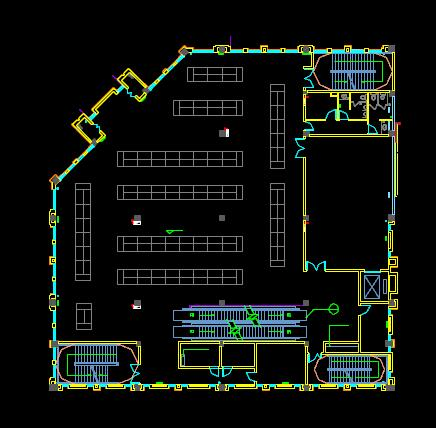
#> input picture resources/detect45.jpg, 436 x 428 px, found by its file name
$ python fillImg.py   (older library calls are emulated)
#> lines starting #> are read from the running program, lines starting #| are printed output that depends on the picture; after the words box and inside, x2 and y2 are one past the last pixel; in counts of white or black regions, pixels touching at a corner belong together
import cv2
import numpy as np
# [29 lines left out: functions draw_contours, draw_min_rect_circle, draw_approx_hull_polygon, not called in this run]


def runContours(image):
	edge=np.copy(image)
	thrs1 = cv2.getTrackbarPos('thrs1', 'edge')
	thrs2 = cv2.getTrackbarPos('thrs2', 'edge')
	#image=cv2.cvtColor(edge,cv2.COLOR_BGR2GRAY)
	thresh = cv2.Canny(edge, 1, 2, edge, 3, True)
	thresh, contours, hierarchy = cv2.findContours(thresh, cv2.RETR_LIST, cv2.CHAIN_APPROX_TC89_L1)
	for ct in contours:
		cv2.drawContours(image, ct, 0, (255,255,255) ,thickness=1)
	cv2.imshow("imgWithC  ontours",image)
	cv2.waitKey(0)


def openImg():
	img= cv2.imread('H:\Codes\IntelligentBuildingPerformanceDesign\\resources\detect45.jpg')
#> img is the input picture: shape (428, 436, 3); mean B, G, R 16, 19.9, 16.3
	return img

# [25 lines left out: functions runfilter, floodfillPlan, not called in this run]

def blurImg(img):
	cv2.imshow('origin', img)
	gray=np.copy(img)
	gray=cv2.cvtColor(img,cv2.COLOR_BGR2GRAY)
	gradX = cv2.Sobel(gray, ddepth = cv2.CV_32F, dx = 1, dy = 0, ksize = -1)
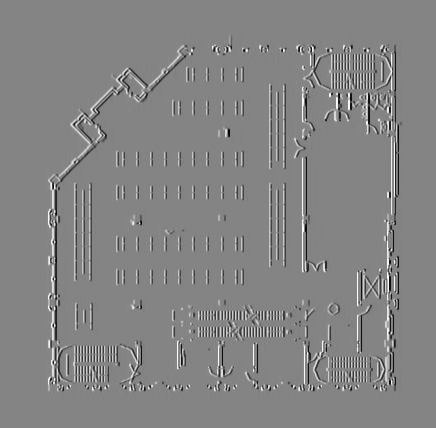
#> gradX: shape (428, 436) float32; min -3998, max 3712, mean 0; drawn with min black and max white
	gradY = cv2.Sobel(gray, ddepth = cv2.CV_32F, dx = 0, dy = 1, ksize = -1)
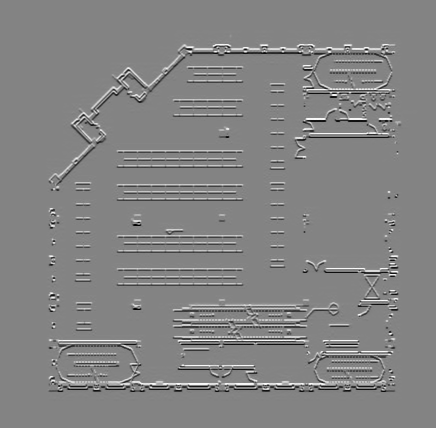
#> gradY: shape (428, 436) float32; min -4017, max 3745, mean 0; drawn with min black and max white
	gradient = cv2.subtract(gradX, gradY)
	gradient = cv2.convertScaleAbs(gradient)
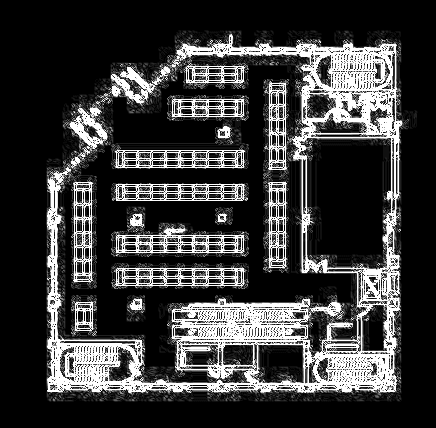
#> gradient: shape (428, 436); min 0, max 255, mean 57.9
	blurred = cv2.blur(gradient, (2, 2))
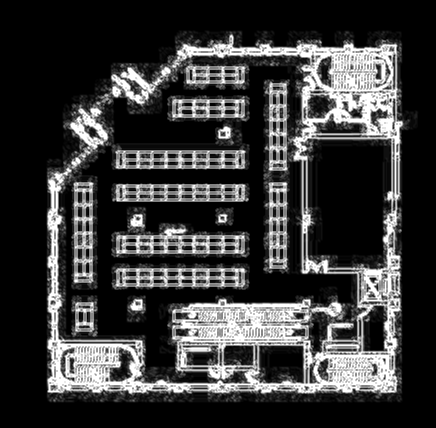
#> blurred: shape (428, 436); min 0, max 255, mean 58
	(_, thresh) = cv2.threshold(blurred, 225, 255, cv2.THRESH_BINARY)
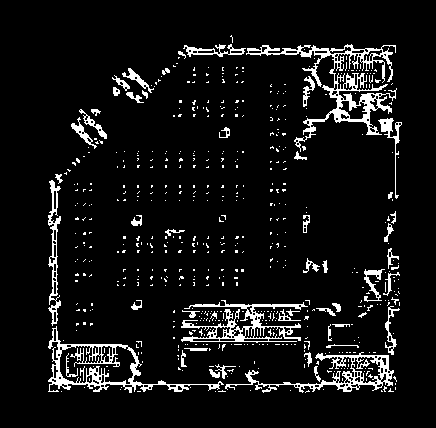
#> thresh: shape (428, 436); 7.6% white in thin lines or dots, all inside (x1, y1, x2, y2) = (48, 35, 402, 393)
	#cv2.imshow('gray', blurred)
	img_dilation=dilation(blurred)
	#for i in range(10):
	cv2.waitKey(0)
	return img_dilation

def dilation(img):
	kernel = np.ones((2,2), np.uint8)
	img_dilation = cv2.dilate(img, kernel, iterations=1)
	cv2.imshow('Dilation', img_dilation)
	return img_dilation

# [56 lines left out: functions extractObjectByColor, find_squares, approxPolyDPtext, not called in this run]

if __name__ == '__main__':
	img=openImg()
	# [4 lines of commented-out code are left out]
	runContours(blurImg(img))
#> in runContours, `thresh = cv2.Canny(edge, 1, 2, edge, 3, True)`:
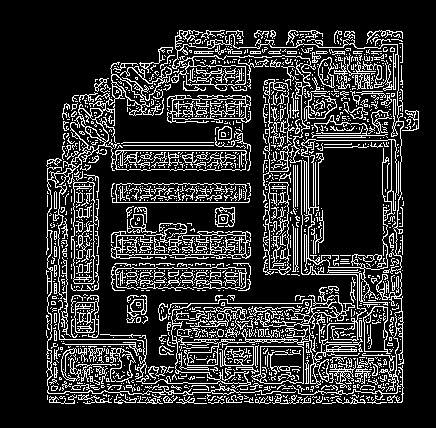
#> thresh: shape (428, 436); 17.8% white in thin lines or dots, all inside (x1, y1, x2, y2) = (46, 30, 419, 404)
#> in runContours, `thresh, contours, hierarchy = cv2.findContours(thresh, cv2.RETR_LIST, ..`: contours = 2411 contours, 2165 with area under 20; largest, box (x1, y1, x2, y2) and area: (301, 139, 397, 306) 10512, (301, 139, 392, 270) 9914, (171, 30, 404, 388) 9094, (171, 299, 314, 344) 4702, (46, 62, 296, 396) 4690
#> the loop in runContours, `for ct in contours:` made 2411 passes
#> ct on passes 1 to 3: [[395, 402]], [[332, 402], [322, 403], [332, 402], [335, 402]], [[312, 403], [314, 403]]
#> after the loop in runContours, `for ct in contours:`:
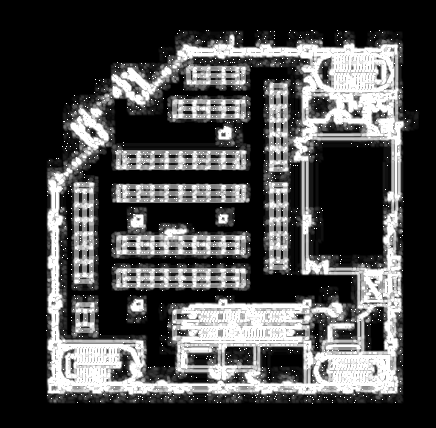
#> image: shape (428, 436); min 0, max 255, mean 72.2

pass

$ run again, with resources/detect2.jpg copied over resources/detect45.jpg
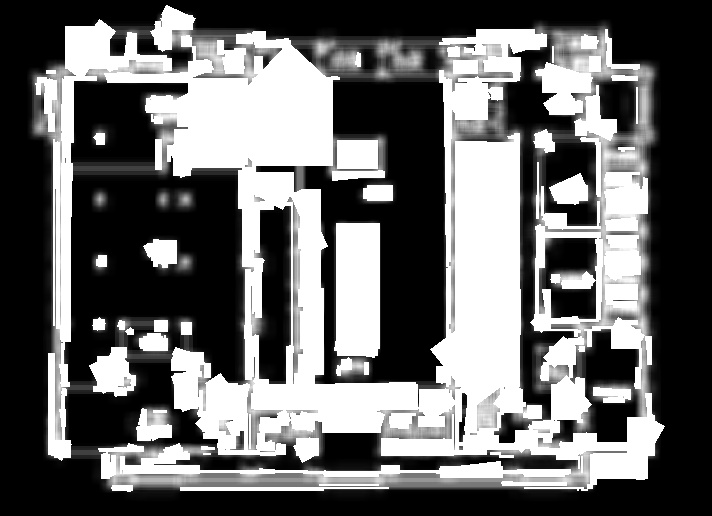
#> input picture resources/detect2.jpg, 712 x 516 px, found by its file name
#> in openImg, img is the input picture: shape (516, 712, 3); min 0, max 255, mean 103.5
#> in runContours, `thresh = cv2.Canny(edge, 1, 2, edge, 3, True)`:
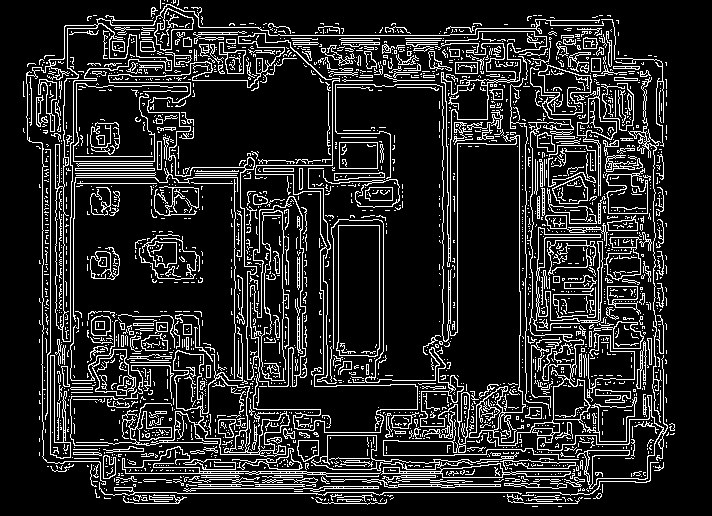
#> thresh: shape (516, 712); 15% white in thin lines or dots, all inside (x1, y1, x2, y2) = (23, 0, 675, 507)
#> contours = 3388 contours, 3042 with area under 20; largest, box (x1, y1, x2, y2) and area: (26, 4, 604, 485) 6140, (76, 327, 290, 457) 6006, (336, 225, 380, 357) 5348, (336, 225, 380, 357) 5243, (62, 23, 168, 342) 4330
#> the loop in runContours, `for ct in contours:` made 3388 passes
#> ct on passes 1 to 3: [[558, 506], [561, 506]], [[532, 506], [537, 506]], [[526, 500]]
#> after the loop in runContours, `for ct in contours:`:
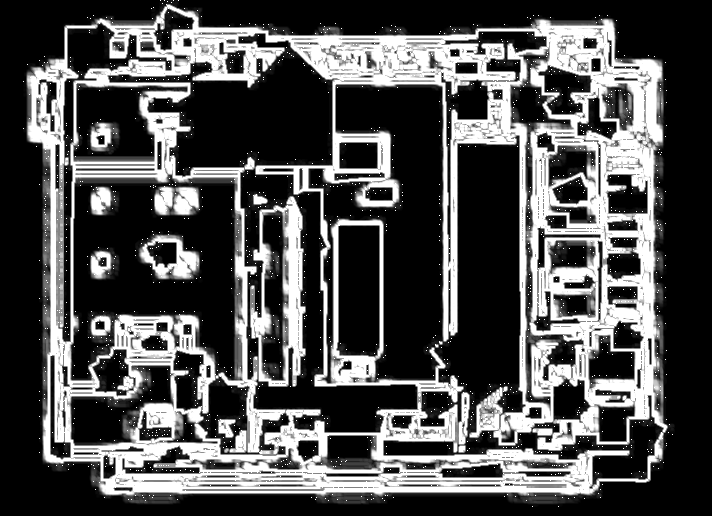
#> image: shape (516, 712); min 0, max 255, mean 80.2

$ run again, with resources/detect3.jpg copied over resources/detect45.jpg
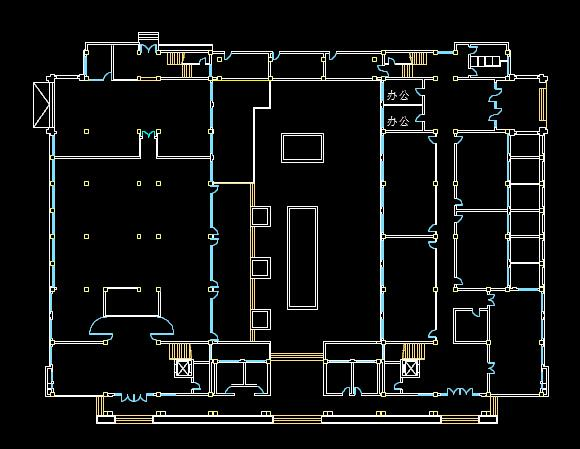
#> input picture resources/detect3.jpg, 580 x 449 px, found by its file name
#> in openImg, img is the input picture: shape (449, 580, 3); mean B, G, R 18.6, 18.7, 17.9
#> in runContours, `thresh = cv2.Canny(edge, 1, 2, edge, 3, True)`:
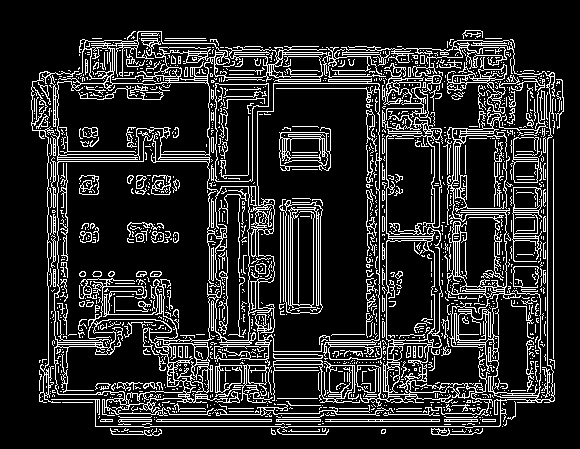
#> thresh: shape (449, 580); 16% white in thin lines or dots, all inside (x1, y1, x2, y2) = (31, 30, 564, 436)
#> contours = 2090 contours, 1850 with area under 20; largest, box (x1, y1, x2, y2) and area: (52, 31, 382, 416) 30541, (57, 81, 210, 156) 10031, (356, 110, 493, 416) 8052, (54, 319, 185, 401) 6580, (386, 240, 435, 341) 4538
#> the loop in runContours, `for ct in contours:` made 2090 passes
#> ct on passes 1 to 3: [[127, 432]], [[442, 431], [446, 431]], [[273, 430], [273, 434], [271, 432]]
#> after the loop in runContours, `for ct in contours:`:
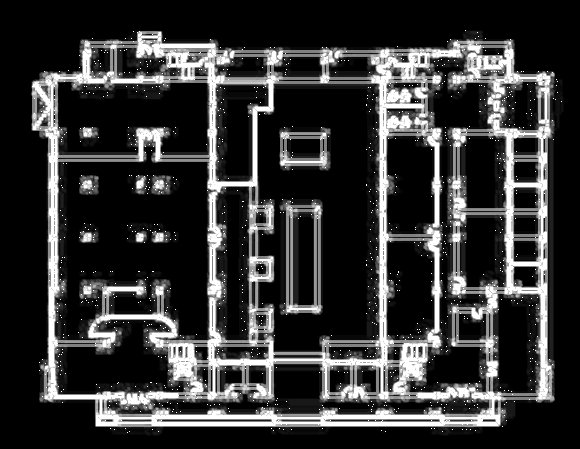
#> image: shape (449, 580); min 0, max 255, mean 53.1

$ run again, with resources/detect4.jpg copied over resources/detect45.jpg
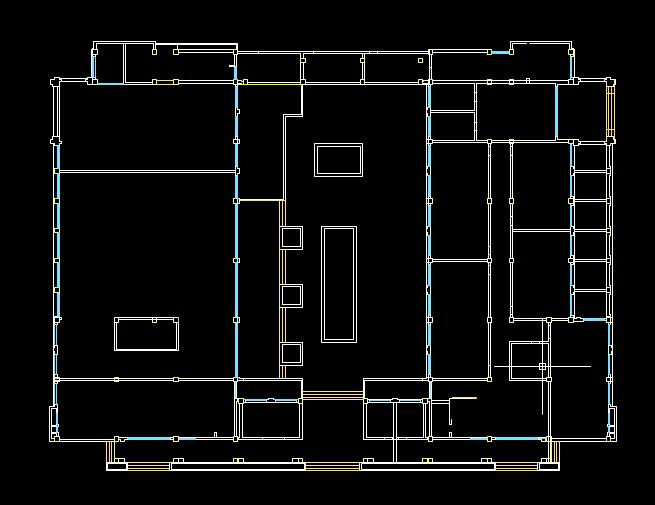
#> input picture resources/detect4.jpg, 655 x 505 px, found by its file name
#> in openImg, img is the input picture: shape (505, 655, 3); mean B, G, R 15, 15.1, 14.4
#> in runContours, `thresh = cv2.Canny(edge, 1, 2, edge, 3, True)`:
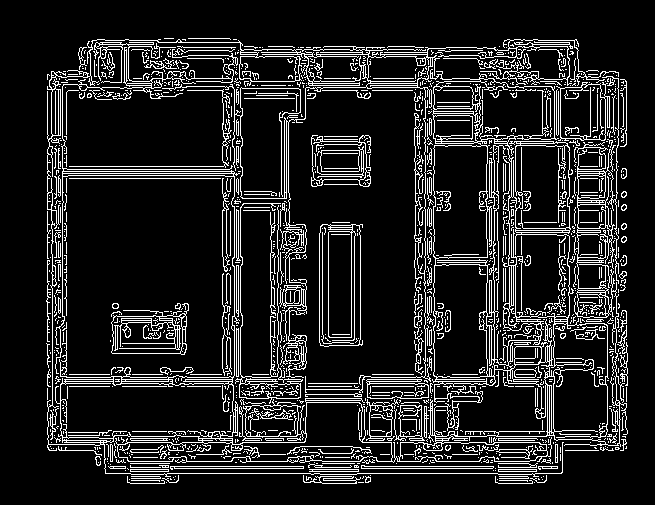
#> thresh: shape (505, 655); 13.4% white in thin lines or dots, all inside (x1, y1, x2, y2) = (46, 38, 628, 484)
#> contours = 1817 contours, 1616 with area under 20; largest, box (x1, y1, x2, y2) and area: (47, 39, 628, 477) 80632, (60, 382, 234, 439) 9002, (117, 402, 393, 462) 6678, (433, 145, 488, 259) 5892, (433, 264, 488, 378) 5749
#> the loop in runContours, `for ct in contours:` made 1817 passes
#> ct on passes 1 to 3: [[534, 482]], [[358, 482], [363, 482]], [[166, 482]]
